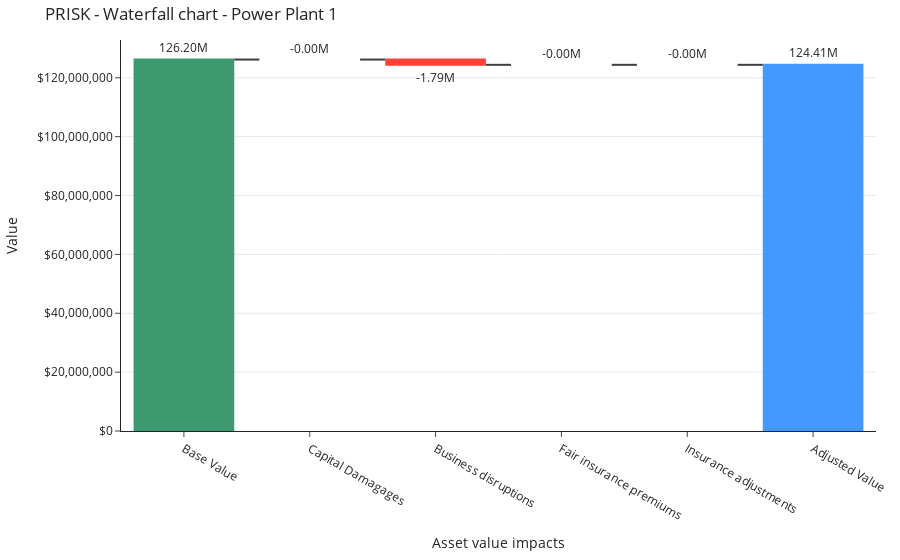
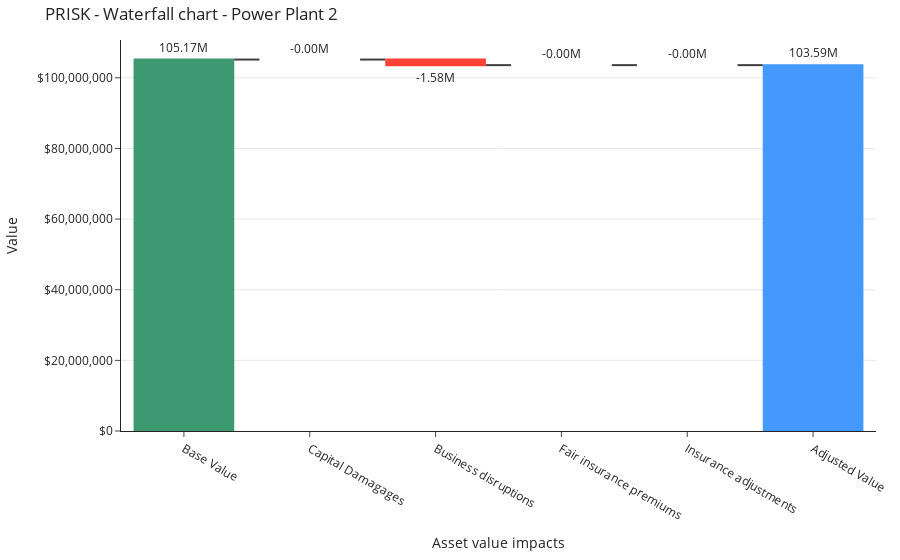
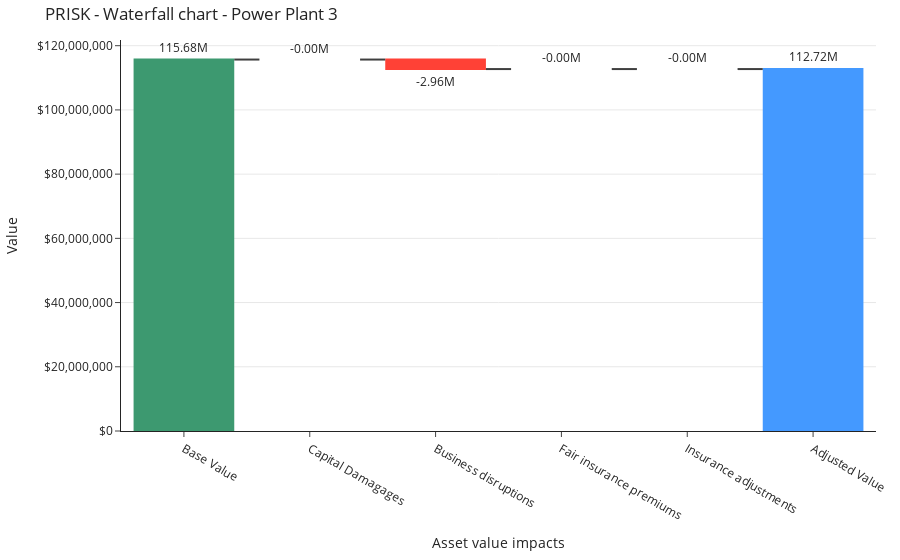
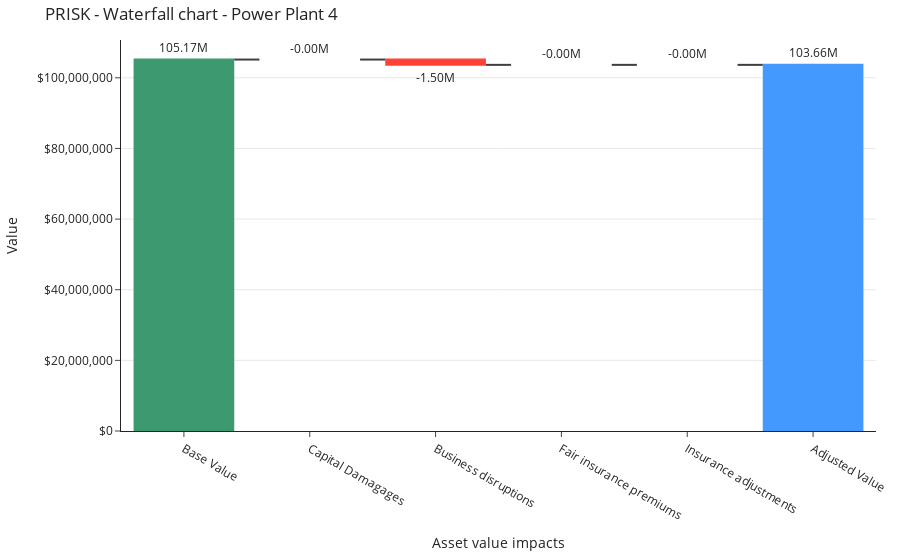

The code cell stored with these charts, in order, in its notebook:
### Code cell
for asset in asset_objects:
    asset.plot_risk()

### Figure 1 — Plotly figure (JSON) as saved in the notebook; plotly's stock layout.template omitted (floating-point values rounded to 4 significant figures)
{"data": [{"connector": {"line": {"color": "rgb(63, 63, 63)"}}, "measure": ["relative", "relative", "relative", "relative", "relative", "total"], "name": "PRISK - Waterfall - Power Plant 1", "orientation": "v", "text": ["126.20M", "-0.00M", "-1.79M", "-0.00M", "-0.00M", "124.41M"], "textposition": "outside", "type": "waterfall", "x": ["Base Value", "Capital Damagages", "Business disruptions", "Fair insurance premiums", "Insurance adjustments", "Adjusted Value"], "y": [126200000.0, 0, -1794559, 0, 0, 124400000.0]}], "layout": {"margin": {"b": 20, "l": 20, "r": 20, "t": 40}, "showlegend": false, "title": {"text": "PRISK - Waterfall chart - Power Plant 1"}, "xaxis": {"title": {"text": "Asset value impacts"}}, "yaxis": {"showgrid": true, "tickformat": ",", "tickprefix": "$", "title": {"text": "Value"}}}}

### Figure 2 — Plotly figure (JSON) as saved in the notebook; plotly's stock layout.template omitted (floating-point values rounded to 4 significant figures)
{"data": [{"connector": {"line": {"color": "rgb(63, 63, 63)"}}, "measure": ["relative", "relative", "relative", "relative", "relative", "total"], "name": "PRISK - Waterfall - Power Plant 2", "orientation": "v", "text": ["105.17M", "-0.00M", "-1.58M", "-0.00M", "-0.00M", "103.59M"], "textposition": "outside", "type": "waterfall", "x": ["Base Value", "Capital Damagages", "Business disruptions", "Fair insurance premiums", "Insurance adjustments", "Adjusted Value"], "y": [105200000.0, 0, -1580837, 0, 0, 103600000.0]}], "layout": {"margin": {"b": 20, "l": 20, "r": 20, "t": 40}, "showlegend": false, "title": {"text": "PRISK - Waterfall chart - Power Plant 2"}, "xaxis": {"title": {"text": "Asset value impacts"}}, "yaxis": {"showgrid": true, "tickformat": ",", "tickprefix": "$", "title": {"text": "Value"}}}}

### Figure 3 — Plotly figure (JSON) as saved in the notebook; plotly's stock layout.template omitted (floating-point values rounded to 4 significant figures)
{"data": [{"connector": {"line": {"color": "rgb(63, 63, 63)"}}, "measure": ["relative", "relative", "relative", "relative", "relative", "total"], "name": "PRISK - Waterfall - Power Plant 3", "orientation": "v", "text": ["115.68M", "-0.00M", "-2.96M", "-0.00M", "-0.00M", "112.72M"], "textposition": "outside", "type": "waterfall", "x": ["Base Value", "Capital Damagages", "Business disruptions", "Fair insurance premiums", "Insurance adjustments", "Adjusted Value"], "y": [115700000.0, 0, -2961042, 0, 0, 112700000.0]}], "layout": {"margin": {"b": 20, "l": 20, "r": 20, "t": 40}, "showlegend": false, "title": {"text": "PRISK - Waterfall chart - Power Plant 3"}, "xaxis": {"title": {"text": "Asset value impacts"}}, "yaxis": {"showgrid": true, "tickformat": ",", "tickprefix": "$", "title": {"text": "Value"}}}}

### Figure 4 — Plotly figure (JSON) as saved in the notebook; plotly's stock layout.template omitted (floating-point values rounded to 4 significant figures)
{"data": [{"connector": {"line": {"color": "rgb(63, 63, 63)"}}, "measure": ["relative", "relative", "relative", "relative", "relative", "total"], "name": "PRISK - Waterfall - Power Plant 4", "orientation": "v", "text": ["105.17M", "-0.00M", "-1.50M", "-0.00M", "-0.00M", "103.66M"], "textposition": "outside", "type": "waterfall", "x": ["Base Value", "Capital Damagages", "Business disruptions", "Fair insurance premiums", "Insurance adjustments", "Adjusted Value"], "y": [105200000.0, 0, -1504136, 0, 0, 103700000.0]}], "layout": {"margin": {"b": 20, "l": 20, "r": 20, "t": 40}, "showlegend": false, "title": {"text": "PRISK - Waterfall chart - Power Plant 4"}, "xaxis": {"title": {"text": "Asset value impacts"}}, "yaxis": {"showgrid": true, "tickformat": ",", "tickprefix": "$", "title": {"text": "Value"}}}}
